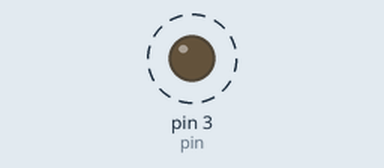
The sketch below on a simulated Arduino Uno, built with avr-gcc and run on an emulated ATmega328P. Parts: output pins drawn as LEDs (lit = HIGH). Dashed ring = blinking.

Above: at 0.5 s.
Timing chart, 0 to 3.0 s (numbered marks = the images above):
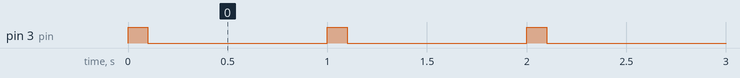

The sketch:

LED_BLINK.ino
```cpp
int pin=3;
int offtime=900;
int ontime=100;

void setup() {
  pinMode(pin,OUTPUT);

}

void loop() {
  digitalWrite(pin,HIGH);
  delay(ontime);
  digitalWrite(pin,LOW);
  delay(offtime);

}
```

Measured:
- by itself, pin 3 (pin): alternates HIGH for 0.10 s and LOW for 0.90 s
